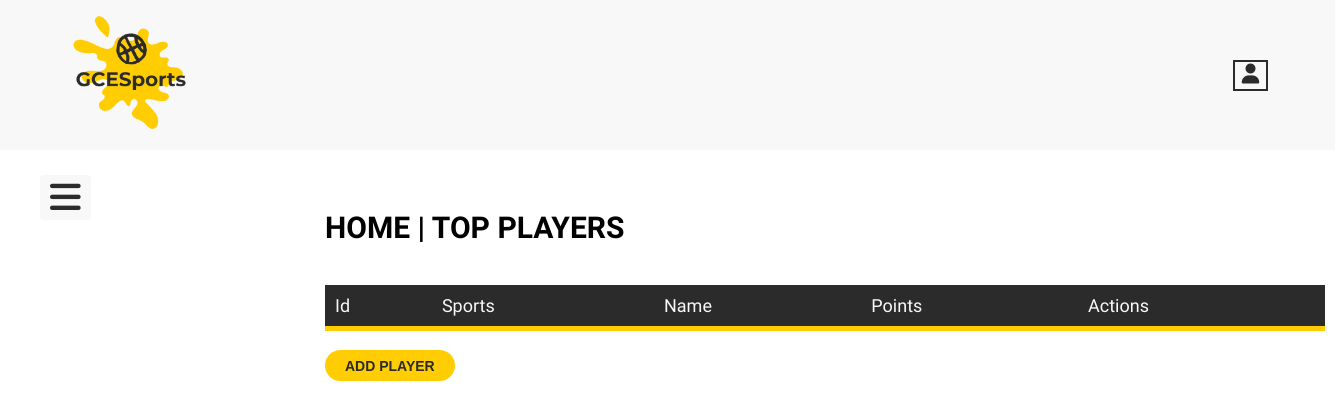
Page /main/admin/home/index.php on the earlier database version.
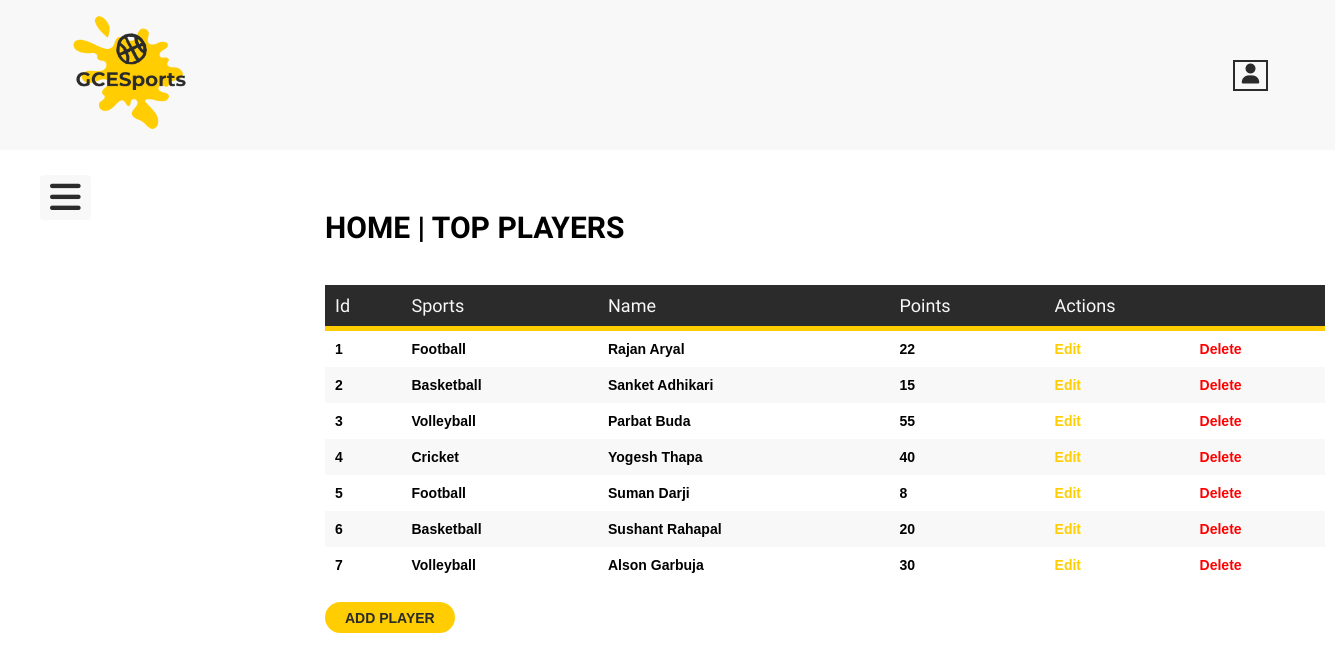
Same page on the later database version.
### tables this page shows
CREATE TABLE `players` (
  `id` int(255) NOT NULL,
  `sports` text NOT NULL,
  `playername` text NOT NULL,
  `image` varchar(255) NOT NULL,
  `points` int(255) NOT NULL
);

### main/controllers/homepanel.php (called while the page is built, shortened)
<?php
include(ROOT_PATH . '/main/database/db.php');
$table = 'players';
$players = selectAll($table);

### main/database/db.php (called while the page is built, shortened)
<?php
require('connect.php');
function selectAll($table, $conditions = [])
{
    global $conn;
    $sql = "SELECT * FROM $table";
    if(empty($conditions)) {
        $stmt = $conn->prepare($sql);
        $stmt->execute();
        $records = $stmt->get_result()->fetch_all(MYSQLI_ASSOC);
        return $records;
    }
}

### main/admin/home/index.php (the view, shortened to what this page needs)
<?php
include(ROOT_PATH . '/main/controllers/homepanel.php');
?>
<!DOCTYPE html>
<html lang="en">
<head>
    <link rel="stylesheet" href="../css/panelheader.css?v=<?php echo time(); ?>" />
    <link rel="stylesheet" href="../css/adminpanel.css?v=<?php echo time(); ?>" />
</head>
<body>
    <?php include(ROOT_PATH . '/main/admin/includes/header.php') ?>
    <section class="players-table">
        <h1>HOME | TOP PLAYERS</h1>
        <table>
            <thead>
                <th>Id</th>
                <th>Sports</th>
                <th>Name</th>
                <th>Points</th>
                <th colspan="3">Actions</th>
            </thead>
            <tbody>
                <?php foreach ($players as $key => $player) : ?>
                    <tr>
                        <td><?php echo $key + 1; ?></td>
                        <td style="text-transform: capitalize;"><?php echo $player['sports']; ?></td>
                        <td><?php echo $player['playername']; ?></td>
                        <td><?php echo $player['points']; ?></td>
                        <td><a href="./edit.php?id=<?php echo $player['id']; ?>" style="color: #ffcd02;">Edit</a></td>
                        <td></td>
                        <td><a href="./index.php?del_id=<?php echo $player['id']; ?>" style="color: red;">Delete</a></td>
                    </tr>
                <?php endforeach; ?>
            </tbody>
        </table>
        <div>
            <a href="./create.php">ADD PLAYER</a>
        </div>
    </section>
</body>
</html>

Differences in the rows shown:
added players: sports "Football", playername "Rajan Aryal", points "22"
added players: sports "Basketball", playername "Sanket Adhikari", points "15"
added players: sports "Volleyball", playername "Parbat Buda", points "55"
added players: sports "Cricket", playername "Yogesh Thapa", points "40"
added players: sports "Football", playername "Suman Darji", points "8"
added players: sports "Basketball", playername "Sushant Rahapal", points "20"
added players: sports "Volleyball", playername "Alson Garbuja", points "30"
